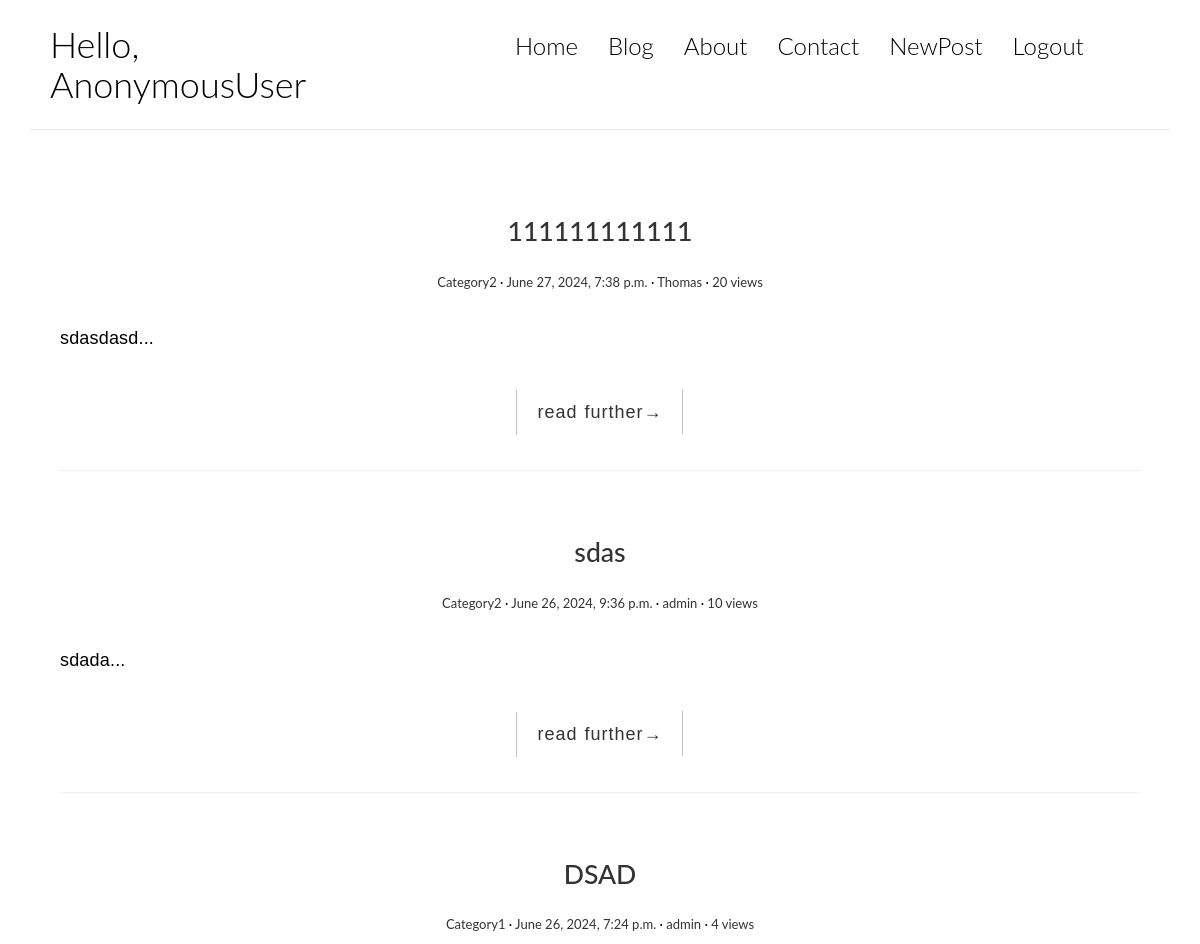
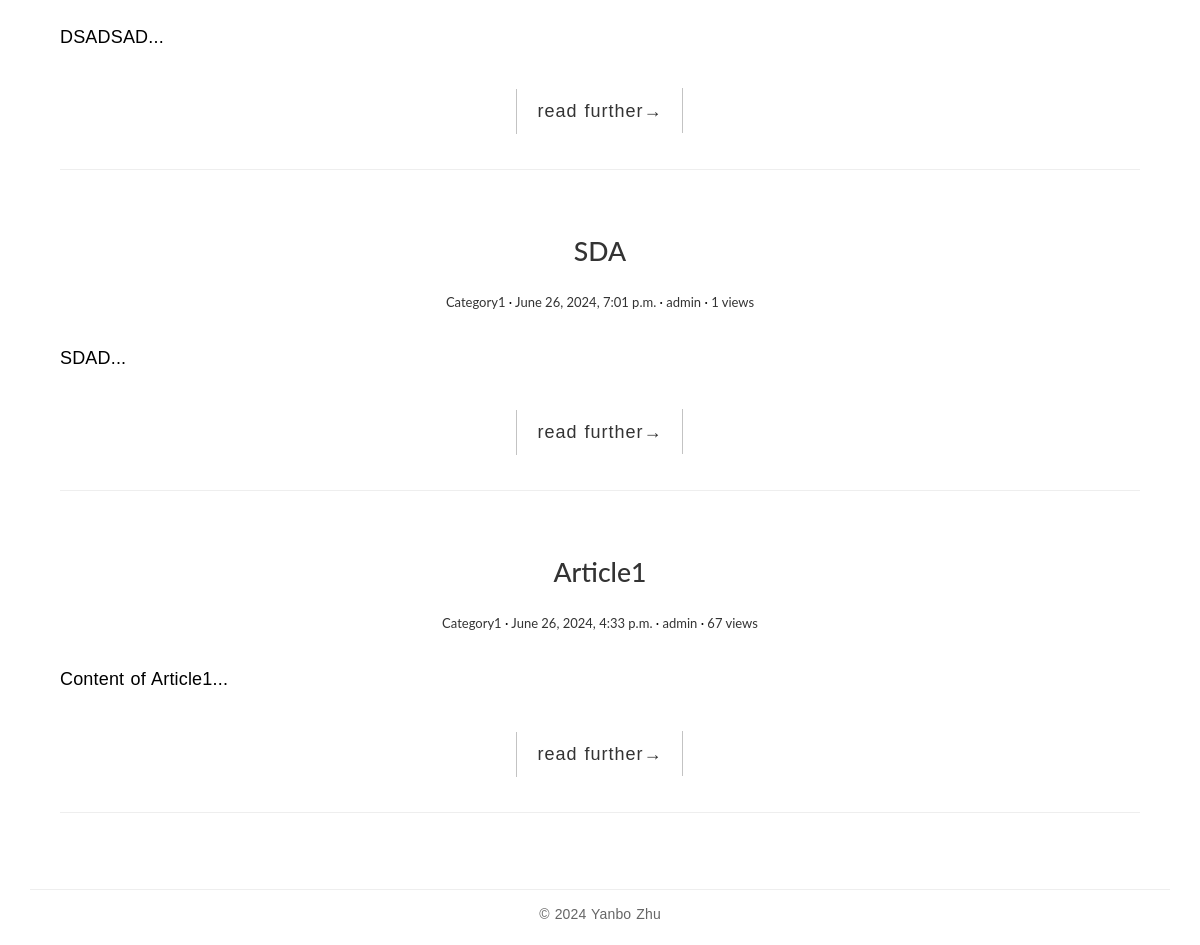
Before: /blog/full/ with the older database file (2 pictures, top to bottom).
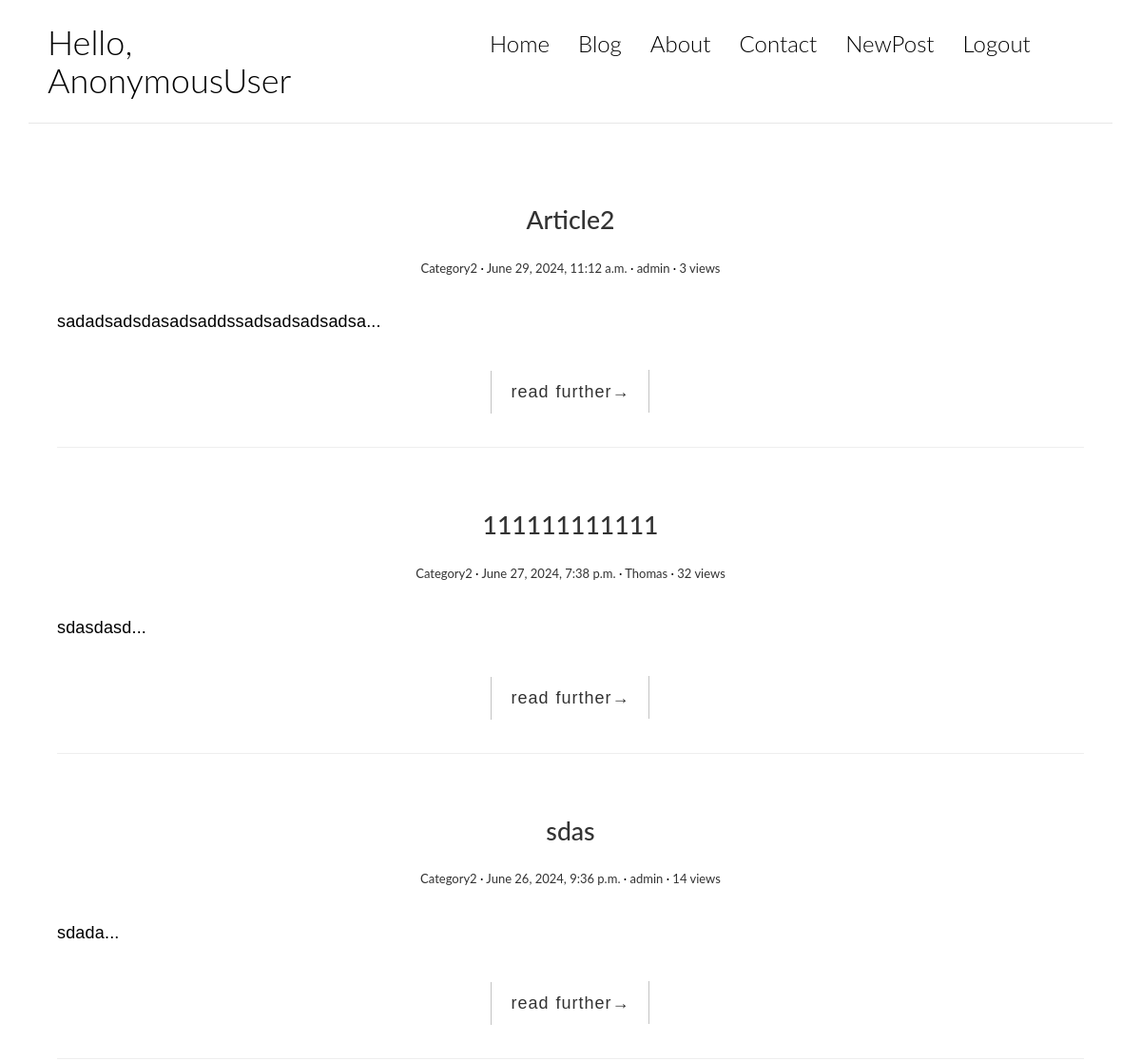
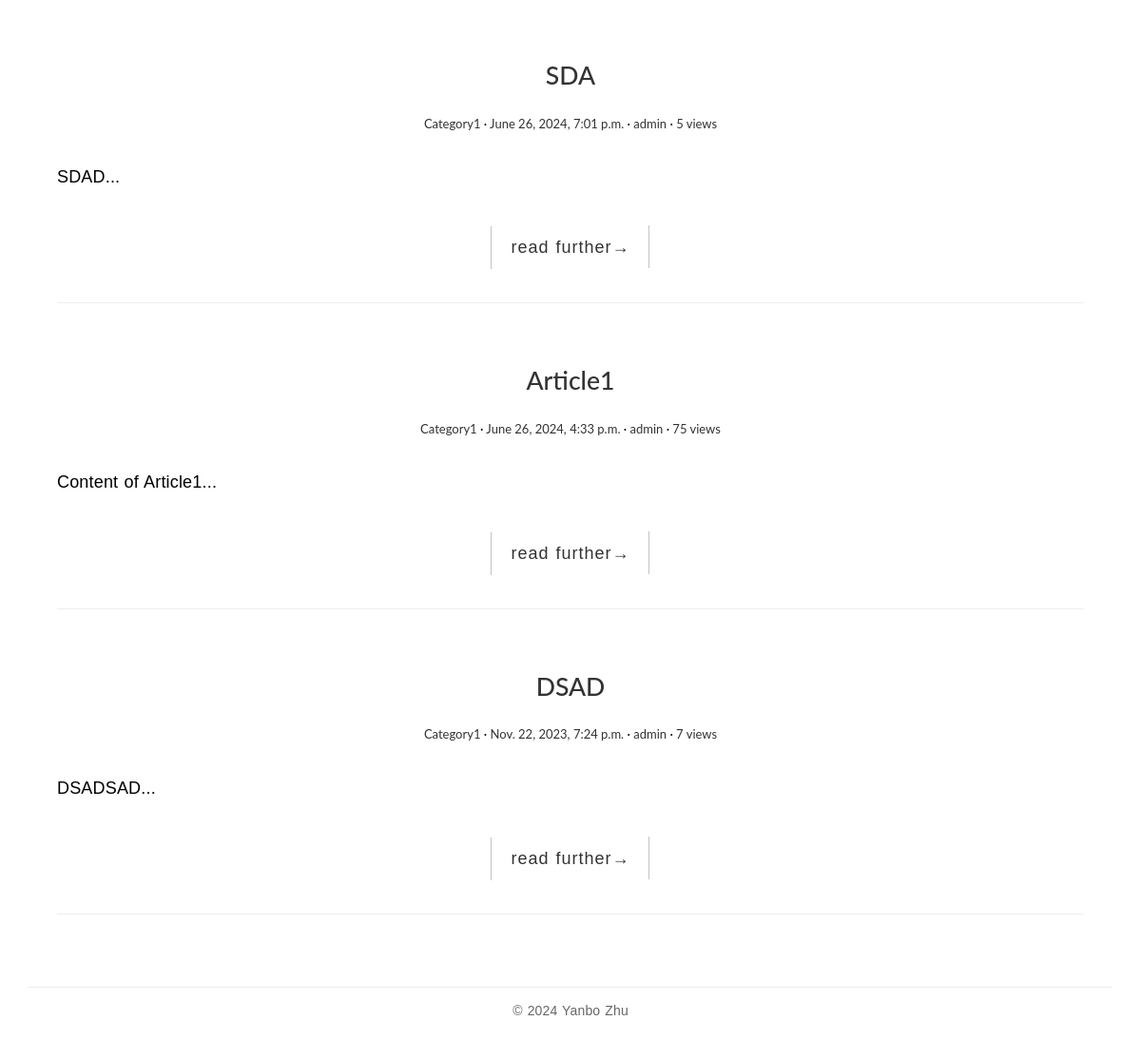
After: the same page with the newer database file (2 pictures, top to bottom).
### blog_app/models.py (models this page shows, shortened)
class Post(models.Model):
    title = models.CharField(max_length=70)
    body = models.TextField()
    create_time = models.DateTimeField(default=datetime.now)
    modified_time = models.DateTimeField(default=datetime.now)
    excerpt = models.CharField(max_length=200, blank=True)
    views = models.PositiveIntegerField(default=0)  # how many times this post is viewed
    category = models.ForeignKey(Category, related_name='posts', on_delete=models.CASCADE)
    tags = models.ManyToManyField(Tag, related_name='posts', blank=True)
    author = models.ForeignKey(User, related_name='posts', on_delete=models.CASCADE, blank=True)
    def get_absolute_url(self):
        return reverse('blog_app:detail', kwargs={'pk': self.pk})
    class Meta:
        db_table = "post"
        ordering = ['-create_time']

class Category(models.Model):
    name = models.CharField(max_length=100)
    class Meta:
        db_table = "category"
        ordering =  ['-id']

### blog_app/views.py (the view)
class FullPostView(HomeView):
    model = Post
    template_name = 'blog_app/full-width.html'
    context_object_name = 'post_list'
    paginate_by = 10

### templates/blog_app/full-width.html (shortened to what this page needs)
{% extends 'blog_app/blog_base_basic.html' %}
{% load static %}
{% block content %}
    <div class="content-body">
        <div class="container">
            <div class="row">
                <main class="col-md-12">
                    {% for post in post_list %}
                        <article class="post post-{{ post.pk }}">
                            <header class="entry-header">
                                <h1 class="entry-title">
                                    <a href="{{ post.get_absolute_url }}">{{ post.title }}</a>
                                </h1>
                                <div class="entry-meta">
                    <span class="post-category"><a
                            href="{% url 'blog_app:category' post.category.pk %}">{{ post.category.name }}</a></span>
                                    <span class="post-date"><a href=""><time class="entry-date"
                                                                             datetime="2012-11-09T23:15:57+00:00">{{ post.create_time }}</time></a></span>
                                    <span class="post-author"><a href="">{{ post.author }}</a></span>
                                    <span class="views-count"><a href="">{{ post.views }} views</a></span>
                                </div>
                            </header>
                            <div class="entry-content clearfix">
                                <p>{{ post.excerpt }}...</p>
                                <div class="read-more cl-effect-14">
                                    <a href="{{ post.get_absolute_url }}" class="more-link">read further<span
                                            class="meta-nav">→</span></a>
                                </div>
                            </div>
                            <hr>
                        </article>
                    {% empty %}
                        <div class="no-post">no post</div>
                    {% endfor %}
                </main>
            </div>
        </div>
    </div>
{% endblock content %}

### templates/blog_app/blog_base_basic.html (shortened to what this page needs)
{% load static %}
{% load blog_tags %}
<!DOCTYPE html>
<html lang="en">
<head>
    <link rel="stylesheet" href="{% static 'blog_app/css/bootstrap.min.css' %}">
    <link rel="stylesheet" href="http://code.ionicframework.com/ionicons/2.0.1/css/ionicons.min.css">
    <link rel="stylesheet" href="{% static 'blog_app/css/pace.css' %}">
    <link rel="stylesheet" href="{% static 'blog_app/css/custom.css' %}">
    <link rel="stylesheet" href="{% static 'blog_app/css/highlights/github.css' %}">
</head>
<body>
<div class="container">
    <header id="site-header">
        <div class="row">
            <div class="col-md-4 col-sm-5 col-xs-8">
                <div class="logo">
                    <h1><a href="{% url 'blog_app:home' %}">Hello, {{user}} </a></h1>
                </div>
            </div>
            <div class="col-md-8 col-sm-7 col-xs-4">
                <nav class="main-nav" role="navigation">
                    <div class="collapse navbar-collapse" id="bs-example-navbar-collapse-1">
                        <ul class="nav navbar-nav navbar-right">
                            <li class="cl-effect-11"><a href="{% url 'blog_app:home' %}" data-hover="Home">Home</a></li>
                            <li class="cl-effect-11"><a href="{% url 'blog_app:full' %}" data-hover="Blog">Blog</a></li>
                            <li class="cl-effect-11"><a href="{% url 'blog_app:about' %}" data-hover="About">About</a></li>
                            <li class="cl-effect-11"><a href="{% url 'blog_app:contact' %}" data-hover="Contact">Contact</a></li>
                            <li class="cl-effect-11"><a href="{% url 'blog_app:new_post' %}" data-hover="New">NewPost</a></li>
                            <li class="cl-effect-11"><a href="{% url 'blog_auth:logout' %}" data-hover="Logout">Logout</a></li>
                        </ul>
                    </div>
                </nav>
            </div>
        </div>
    </header>
</div>
{% block content %}
{% endblock %}
<footer id="site-footer">
    <div class="container">
        <div class="row">
            <div class="col-md-12">
                <p class="copyright">&copy;  2024 Yanbo Zhu
                </p>
            </div>
        </div>
    </div>
</footer>
<body>
</html>

### static/blog_app/css/custom.css (style rules this page uses)
* { outline: none; }
h1, h2, h3, h4, h5, h6 { margin-top: 0; }
a { color: #333; }
body { color: #444; font-family: 'Lato', sans-serif; }
p { font-family: 'Ubuntu', sans-serif; font-weight: 400; word-spacing: 1px; letter-spacing: 0.01em; }
#site-header { background-color: #FFF; padding: 25px 20px; margin-bottom: 40px; border-bottom: 1px solid #e7e7e7; }
.logo h1 a { color: #000; }
.logo h1 { margin: 0; font-family: 'Lato', sans-serif; font-weight: 300; }
.main-nav { margin-top: 11px; max-width: 95%; }
.main-nav a { color: #000000 !important; padding: 0 0 5px 0 !important; margin-right: 30px; font-family: 'Lato', sans-serif; font-weight: 300; font-size: 24px; }
.cl-effect-11 a { padding: 10px 0; color: #0972b4; text-shadow: none; }
.cl-effect-11 a::before { position: absolute; top: 0; left: 0; overflow: hidden; padding: 0 0 5px 0 !important; max-width: 0; border-bottom: 1px solid #000; color: #000; content: attr(data-hover); white-space: nowrap; -webkit-transition: max-width 0.5s; -moz-transition: max-width 0.5s; transition: max-width 0.5s; }
.content-body { padding-bottom: 4em; }
.post { background: #fff; padding: 30px 30px 0; }
.entry-title { text-align: center; font-size: 1.9em; margin-bottom: 20px; line-height: 1.6; padding: 10px 20px 0; }
.entry-meta { text-align: center; color: #DDDDDD; font-size: 13px; margin-bottom: 30px; }
.entry-content { font-size: 18px; line-height: 1.9; font-weight: 300; color: #000; }
.post-category::after, .post-date::after, .post-author::after, .comments-link::after { content: ' ·'; color: #000; }
.read-more { font-family: 'Ubuntu', sans-serif; font-weight: 400; word-spacing: 1px; letter-spacing: 0.01em; text-align: center; margin-top: 20px; }
.cl-effect-14 a { padding: 0 20px; height: 45px; line-height: 45px; position: relative; display: inline-block; margin: 15px 25px; letter-spacing: 1px; font-weight: 400; text-shadow: 0 0 1px rgba(255, 255, 255, 0.3); }
.cl-effect-14 a::before, .cl-effect-14 a::after { position: absolute; width: 45px; height: 1px; background: #C3C3C3; content: ''; -webkit-transition: all 0.3s; -moz-transition: all 0.3s; transition: all 0.3s; pointer-events: none; }
.cl-effect-14 a::before { top: 0; left: 0; -webkit-transform: rotate(90deg); -moz-transform: rotate(90deg); transform: rotate(90deg); -webkit-transform-origin: 0 0; -moz-transform-origin: 0 0; transform-origin: 0 0; }
.cl-effect-14 a::after { right: 0; bottom: 0; -webkit-transform: rotate(90deg); -moz-transform: rotate(90deg); transform: rotate(90deg); -webkit-transform-origin: 100% 0; -moz-transform-origin: 100% 0; transform-origin: 100% 0; }
#site-footer { padding-top: 10px; padding: 0 0 1.5em 0; }
.copyright { text-align: center; padding-top: 1em; margin: 0; border-top: 1px solid #eee; color: #666; }

Changed rows visible on the page:
added Post: title "Article2", category.name "Category2", create_time "June 29, 2024, 11:12 a.m.", author "admin", views "3", excerpt "sadadsadsdasadsaddssadsadsadsadsa"
changed Post "sdasdasd": views "20" → "32"
changed Post "sdas": views "10" → "14"
changed Post "SDA": views "1" → "5"
changed Post "Article1": views "67" → "75"
changed Post "DSAD": create_time "June 26, 2024, 7:24 p.m." → "Nov. 22, 2023, 7:24 p.m."; views "4" → "7"; moves down the list
